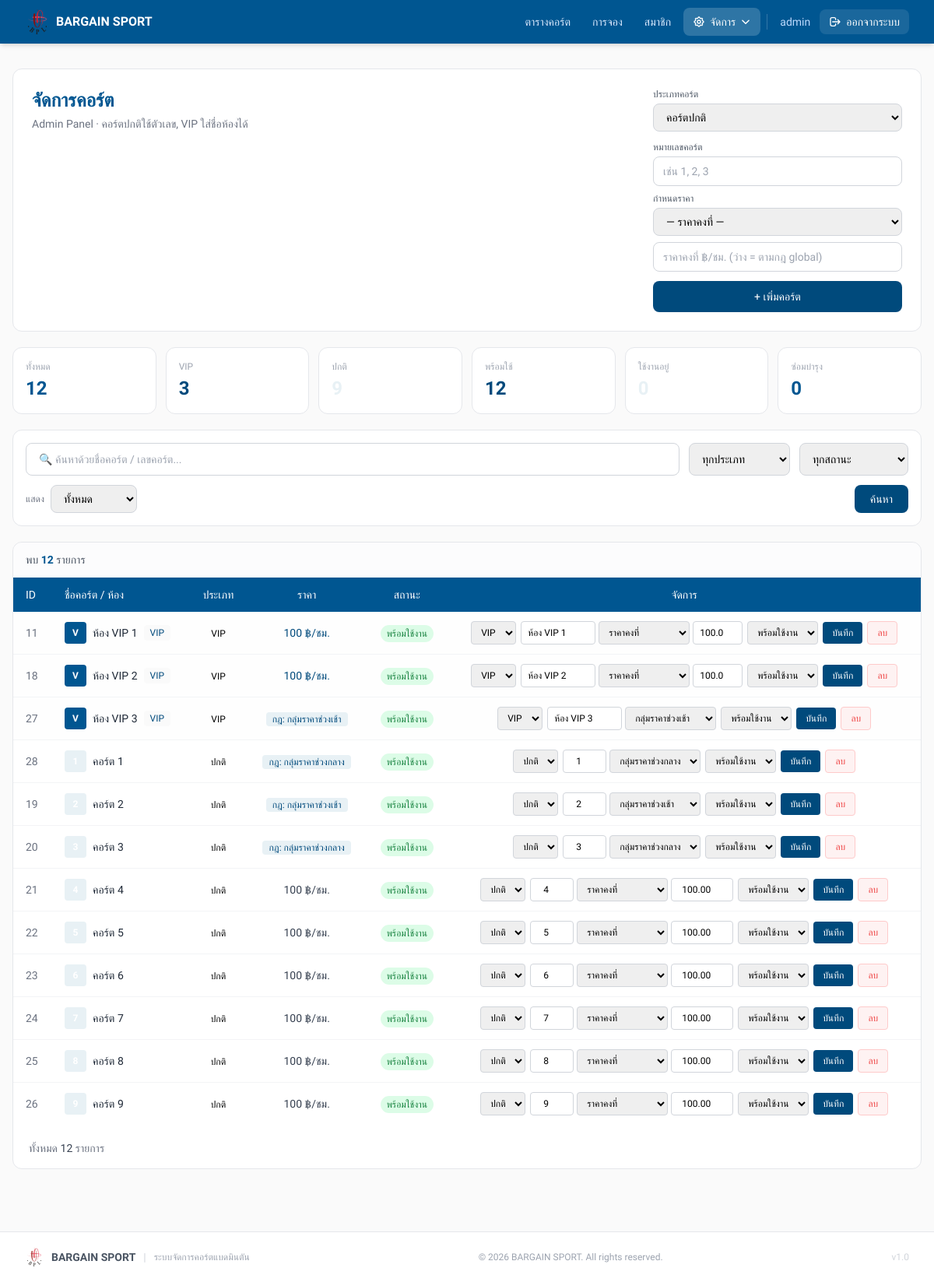
Before: /admin/courts.php (signed in) with the older database file.
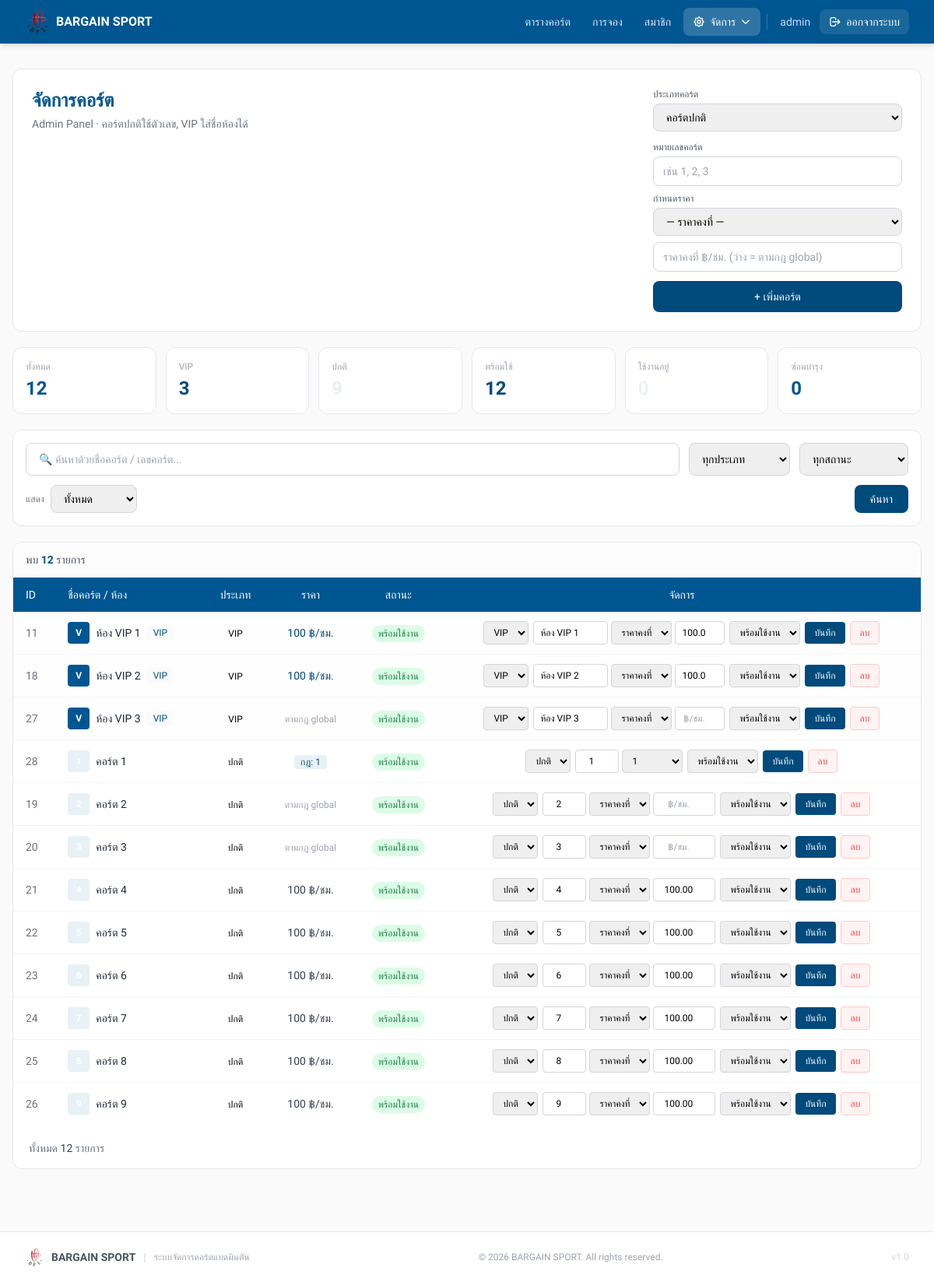
After: the same page with the newer database file.
### tables this page shows
CREATE TABLE `courts` (
  `id` int NOT NULL,
  `court_no` int NOT NULL,
  `vip_room_name` varchar(100) DEFAULT NULL COMMENT 'ชื่อห้อง VIP',
  `status` enum('Available','Booked','In Use','Maintenance') DEFAULT 'Available',
  `is_vip` tinyint(1) NOT NULL DEFAULT '0',
  `court_type` enum('normal','vip') DEFAULT 'normal' COMMENT 'ประเภทคอร์ต: normal=ปกติ, vip=VIP',
  `vip_price` decimal(10,2) DEFAULT NULL COMMENT 'ราคาพิเศษสำหรับคอร์ต VIP (บาท/ชั่วโมง)',
  `normal_price` decimal(10,2) DEFAULT NULL COMMENT 'ราคาคงที่สำหรับคอร์ตปกติ (optional)',
  `pricing_group_id` int DEFAULT NULL
);

CREATE TABLE `pricing_groups` (
  `id` int NOT NULL,
  `name` varchar(100) NOT NULL,
  `created_at` timestamp NULL DEFAULT CURRENT_TIMESTAMP
);

### admin/courts.php (the view, shortened to what the changed rows need)
<?php
require_once __DIR__.'/../config/db.php';
$pricingGroups = $pdo->query("SELECT id, name FROM pricing_groups ORDER BY name ASC")->fetchAll();
$cWhere  = ['1=1'];
$cParams = [];
$cWhereClause = implode(' AND ', $cWhere);
$cQuery = "SELECT * FROM courts WHERE $cWhereClause ORDER BY court_type DESC, vip_room_name ASC, court_no ASC";
$cStmt = $pdo->prepare($cQuery);
$cStmt->execute($cParams);
$courts = $cStmt->fetchAll();
$statusThai = ['Available'=>'พร้อมใช้งาน','Booked'=>'ถูกจอง','In Use'=>'กำลังใช้งาน','Maintenance'=>'ซ่อมบำรุง'];
?>
<!doctype html>
<html lang="th">
<head>
  <script src="https://cdn.tailwindcss.com"></script>
</head>
<body style="background:#FAFAFA;" class="min-h-screen">
<div class="max-w-7xl mx-auto px-4 py-8">
  <div class="bg-white rounded-xl border border-gray-200 p-6 mb-5">
    <div class="flex flex-col lg:flex-row gap-6 justify-between">
      <div>
        <h1 style="color:#005691;" class="text-2xl font-bold mb-1">จัดการคอร์ต</h1>
      </div>
    </div>
  </div>
  <div class="bg-white rounded-xl border border-gray-200 overflow-hidden">
    <?php if(count($courts) > 0): ?>
    <div class="overflow-x-auto">
      <table class="w-full text-sm">
        <thead>
          <tr style="background:#005691;" class="text-white text-left">
            <th class="px-4 py-3 font-medium">ID</th>
            <th class="px-4 py-3 font-medium">ชื่อคอร์ต / ห้อง</th>
            <th class="px-4 py-3 font-medium text-center">ประเภท</th>
            <th class="px-4 py-3 font-medium text-center">ราคา</th>
            <th class="px-4 py-3 font-medium text-center">สถานะ</th>
            <th class="px-4 py-3 font-medium text-center">จัดการ</th>
          </tr>
        </thead>
        <tbody class="divide-y divide-gray-100">
          <?php foreach($courts as $c):
            $isVip = ($c['court_type'] === 'vip' || $c['is_vip'] == 1);
            $displayName = $isVip ? ($c['vip_room_name'] ?? 'ห้อง VIP') : 'คอร์ต ' . $c['court_no'];
            $statusBadge = [
              'Available' => 'bg-green-100 text-green-700',
              'Booked' => 'bg-yellow-100 text-yellow-700',
              'In Use' => 'bg-blue-100 text-blue-700',
              'Maintenance' => 'bg-orange-100 text-orange-700',
            ][$c['status']] ?? 'bg-gray-100 text-gray-600';
          ?>
          <tr class="hover:bg-gray-50 transition-colors <?= $isVip ? 'bg-[#FAFAFA]/30' : '' ?>">
            <td class="px-4 py-3 text-gray-500"><?= $c['id'] ?></td>
            <td class="px-4 py-3">
              <div class="flex items-center gap-2">
                <?php if($isVip): ?>
                <span style="background:#005691;" class="w-7 h-7 rounded flex items-center justify-center text-xs text-white font-bold">V</span>
                <?php else: ?>
                <span style="background:#E8F1F5;" class="w-7 h-7 rounded flex items-center justify-center text-xs text-white font-bold"><?= $c['court_no'] ?></span>
                <?php endif; ?>
                <span class="font-medium text-gray-800"><?= htmlspecialchars($displayName) ?></span>
                <?php if($isVip): ?>
                <span class="text-xs px-2 py-0.5 rounded" style="background:#FAFAFA; color:#004A7C;">VIP</span>
                <?php endif; ?>
              </div>
            </td>
            <td class="px-4 py-3 text-center">
              <span class="text-xs"><?= $isVip ? 'VIP' : 'ปกติ' ?></span>
            </td>
            <td class="px-4 py-3 text-center">
              <?php
                $pgName = null;
                if ($c['pricing_group_id']) {
                    foreach ($pricingGroups as $pg) {
                        if ($pg['id'] == $c['pricing_group_id']) { $pgName = $pg['name']; break; }
                    }
                }
              ?>
              <?php if($pgName): ?>
              <span class="text-xs px-2 py-0.5 rounded" style="background:#E8F1F5;color:#004A7C;">กฎ: <?= htmlspecialchars($pgName) ?></span>
              <?php elseif($isVip && $c['vip_price']): ?>
              <span style="color:#004A7C;" class="font-medium"><?= number_format($c['vip_price'], 0) ?> ฿/ชม.</span>
              <?php elseif(!$isVip && $c['normal_price']): ?>
              <span class="font-medium text-gray-700"><?= number_format($c['normal_price'], 0) ?> ฿/ชม.</span>
              <?php else: ?>
              <span class="text-gray-400 text-xs">ตามกฎ global</span>
              <?php endif; ?>
            </td>
            <td class="px-4 py-3 text-center">
              <span class="text-xs px-2 py-1 rounded-full <?= $statusBadge ?>">
                <?= $statusThai[$c['status']] ?? $c['status'] ?>
              </span>
            </td>
            <td class="px-4 py-3">
              <form method="post" class="flex items-center gap-1.5 justify-center flex-wrap">
                <select name="court_type" onchange="toggleCourtType(this)"
                        class="px-2 py-1.5 border border-gray-300 rounded text-xs outline-none">
                  <option value="normal" <?= !$isVip ? 'selected' : '' ?>>ปกติ</option>
                  <option value="vip" <?= $isVip ? 'selected' : '' ?>>VIP</option>
                </select>
                <div class="normal-fields <?= $isVip ? 'hidden' : '' ?> flex gap-1 flex-wrap">
                  <input type="number" name="court_no" value="<?= $c['court_no'] ?>"
                         class="w-14 px-2 py-1.5 border border-gray-300 rounded text-center text-xs outline-none">
                  <select name="pricing_group_id" onchange="toggleRowPriceField(this)"
                          class="px-2 py-1.5 border border-gray-300 rounded text-xs outline-none">
                    <option value="">ราคาคงที่</option>
                    <?php foreach ($pricingGroups as $pg): ?>
                    <option value="<?= $pg['id'] ?>" <?= $c['pricing_group_id'] == $pg['id'] ? 'selected' : '' ?>>
                      <?= htmlspecialchars($pg['name']) ?>
                    </option>
                    <?php endforeach; ?>
                  </select>
                  <input type="number" step="0.01" name="normal_price"
                         value="<?= $c['normal_price'] ?? '' ?>" placeholder="฿/ชม."
                         <?= $c['pricing_group_id'] ? 'style="display:none"' : '' ?>
                         class="row-fixed-price w-20 px-2 py-1.5 border border-gray-300 rounded text-center text-xs outline-none">
                </div>
                <div class="vip-fields <?= $isVip ? '' : 'hidden' ?> flex gap-1 flex-wrap">
                  <input type="text" name="vip_room_name" value="<?= htmlspecialchars($c['vip_room_name'] ?? '') ?>" placeholder="ชื่อห้อง"
                         class="w-24 px-2 py-1.5 border border-gray-300 rounded text-xs outline-none">
                  <select name="pricing_group_id" onchange="toggleRowPriceField(this)"
                          class="px-2 py-1.5 border border-gray-300 rounded text-xs outline-none">
                    <option value="">ราคาคงที่</option>
                    <?php foreach ($pricingGroups as $pg): ?>
                    <option value="<?= $pg['id'] ?>" <?= $c['pricing_group_id'] == $pg['id'] ? 'selected' : '' ?>>
                      <?= htmlspecialchars($pg['name']) ?>
                    </option>
                    <?php endforeach; ?>
                  </select>
                  <input type="number" step="0.01" name="vip_price"
                         value="<?= $c['vip_price'] ?? '' ?>" placeholder="฿/ชม."
                         <?= $c['pricing_group_id'] ? 'style="display:none"' : '' ?>
                         class="row-fixed-price w-16 px-2 py-1.5 border border-gray-300 rounded text-center text-xs outline-none">
                </div>
                <select name="status" class="px-2 py-1.5 border border-gray-300 rounded text-xs outline-none">
                  <?php foreach(['Available','Booked','In Use','Maintenance'] as $s): ?>
                  <option value="<?= $s ?>" <?= $c['status'] === $s ? 'selected' : '' ?>><?= $statusThai[$s] ?></option>
                  <?php endforeach; ?>
                </select>
                <button type="submit" name="update"
                        style="background:#004A7C;"
                        class="px-3 py-1.5 text-white text-xs rounded hover:opacity-90 transition-opacity">
                  บันทึก
                </button>
                <a href="?delete=<?= $c['id'] ?>"
                   onclick="return confirm('ยืนยันลบ <?= htmlspecialchars($displayName) ?>?')"
                   class="px-3 py-1.5 bg-red-50 text-red-500 border border-red-200 text-xs rounded hover:bg-red-100 transition-colors">
                  ลบ
                </a>
              </form>
            </td>
          </tr>
          <?php endforeach; ?>
        </tbody>
      </table>
    </div>
    <?php endif; ?>
  </div>
</div>
</body>
</html>

Changed rows visible on the page:
changed courts "ห้อง VIP 3": pricing_group_id "กลุ่มราคาช่วงเช้า" → "ราคาคงที่"; pricing_group.name "กลุ่มราคาช่วงเช้า" → (not shown); text "กฎ:" → "ตามกฎ global"
changed courts "คอร์ต 1": pricing_group.name "กลุ่มราคาช่วงกลาง" → "1"; pricing_group_id "กลุ่มราคาช่วงกลาง" → "1"
changed courts "คอร์ต 2": pricing_group_id "กลุ่มราคาช่วงเช้า" → "ราคาคงที่"; pricing_group.name "กลุ่มราคาช่วงเช้า" → (not shown); text "กฎ:" → "ตามกฎ global"
changed courts "คอร์ต 3": pricing_group_id "กลุ่มราคาช่วงกลาง" → "ราคาคงที่"; pricing_group.name "กลุ่มราคาช่วงกลาง" → (not shown); text "กฎ:" → "ตามกฎ global"
